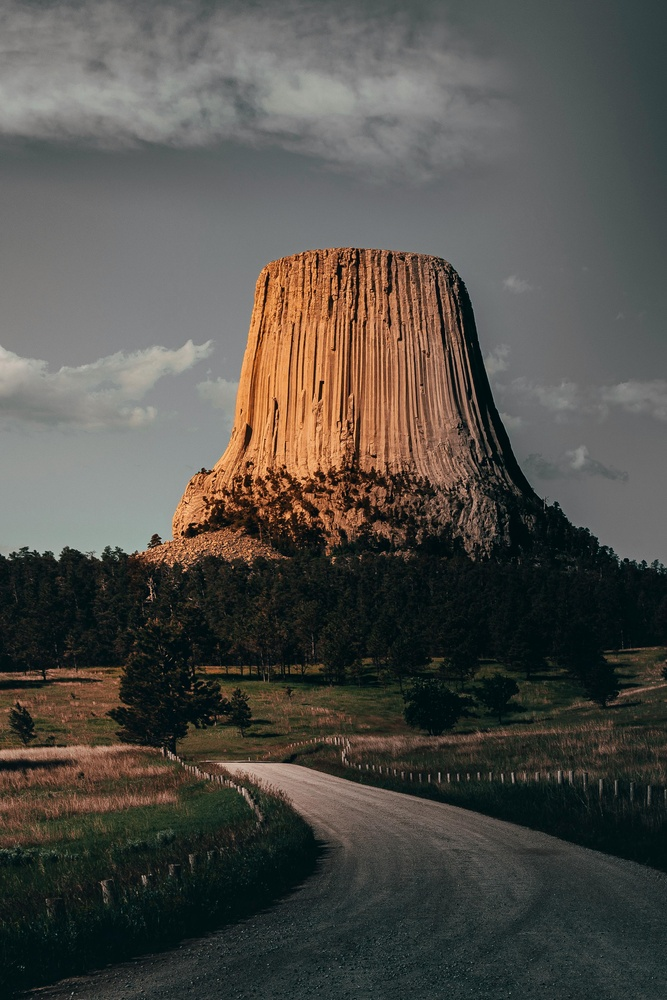
#> input picture Tests/14-Geometric-Transformations/todd-trapani.jpg, 667 x 1000 px, shrunk from 2401 x 3598 before the run
$ jupyter execute geometric-transformations.ipynb
#> lines starting #> are read from the running program, lines starting #| are printed output that depends on the picture
## 1- Importing Libaries

[cell 1]
import cv2
import numpy as np
import matplotlib.pyplot as plt

## 2- Loading Image

[cell 2]
image = cv2.imread('todd-trapani.jpg')
#> image is the input picture: shape (1000, 667, 3); mean B, G, R 73.1, 78.7, 80.8
img = cv2.cvtColor(image, cv2.COLOR_BGR2RGB)
height, width, _ = img.shape
#> height = 1000; width = 667

## 3- Combination of Translations

[cell 3]
angle = 30
center = (width // 2, height // 2)
#> center = (333, 500)


M_rotate = cv2.getRotationMatrix2D(center, angle, 1.0)

M_translate = np.float32([[1, 0, 10], [0, 1, 0]])

M_combined = np.dot(np.vstack([M_rotate, [0, 0, 1]]), np.vstack([M_translate, [0, 0, 1]]))

M_combined = M_combined[:2]


rotated_translated_image = cv2.warpAffine(img, M_combined, (width, height))
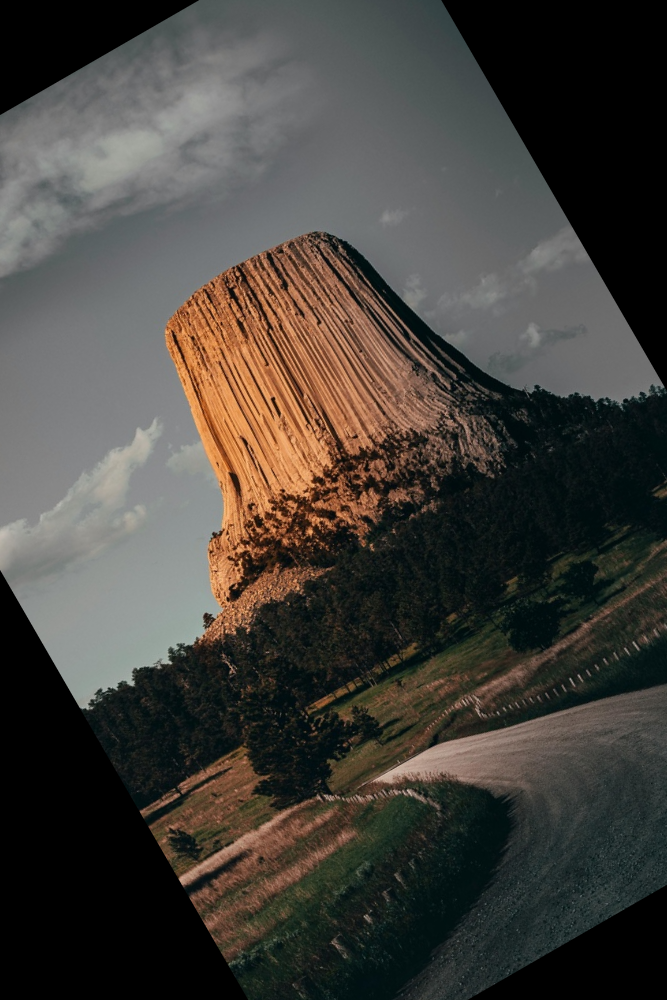
#> rotated_translated_image: shape (1000, 667, 3); mean R, G, B 68.5, 65.2, 59.9
img_result = cv2.cvtColor(rotated_translated_image, cv2.COLOR_BGR2RGB)


plt.figure(figsize=[10,8])
plt.subplot(121);plt.imshow(image[...,::-1]);plt.title("Original")
plt.subplot(122);plt.imshow(img_result[...,::-1]);plt.title("Result")
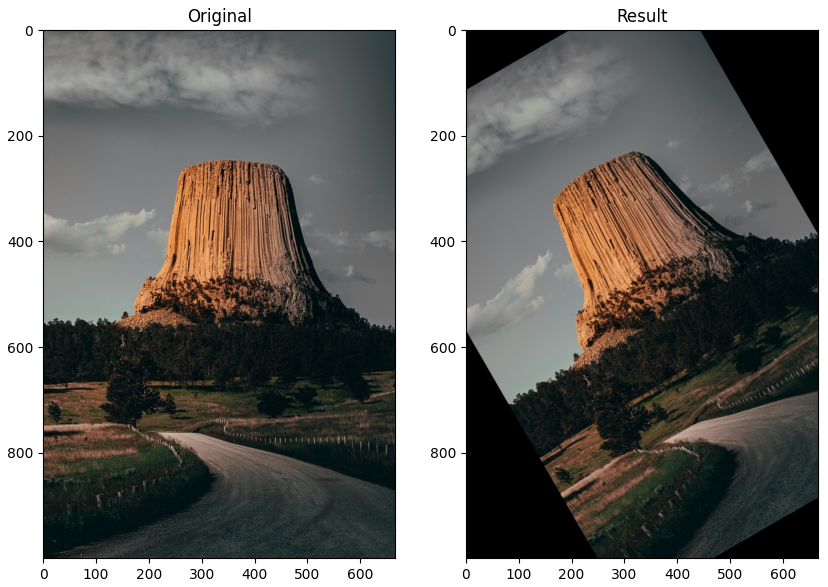
#> figure drawn by matplotlib, 2 panels
